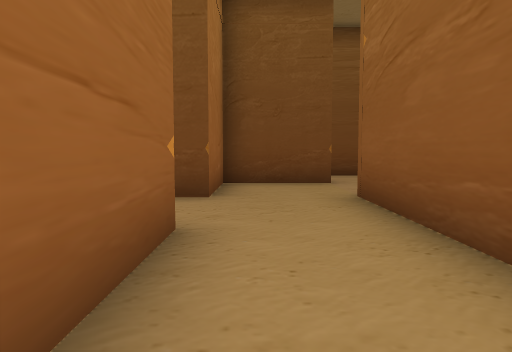
[1] (above)

24 first-person views from a walk through a scene from a Unity 3-D project. The camera is 0.72 m above the floor, tilts 4° down and sees 70° across. Doors are open. The floor is counted in squares, 1 m on a side. Each view is taken from the middle of a square. On the plan, view 1 faces up. The plan holds only what a view shows up to about 11 squares ahead; the rest is blank. The place goes on beyond the plan.

[2]
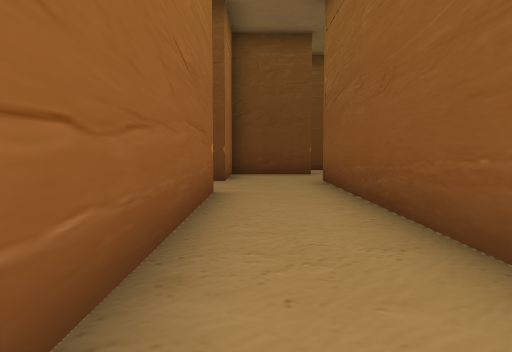

[3]
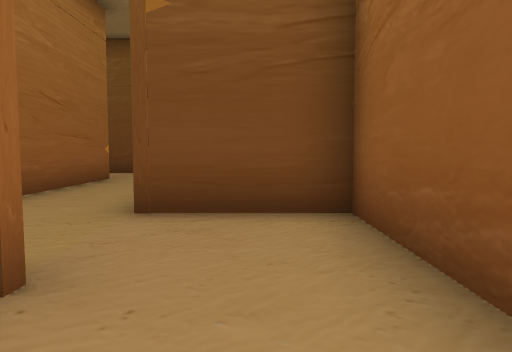

[4]
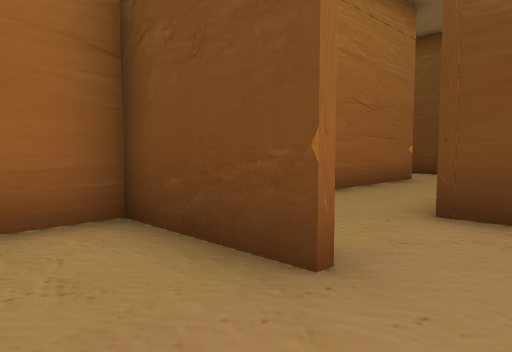

[5]
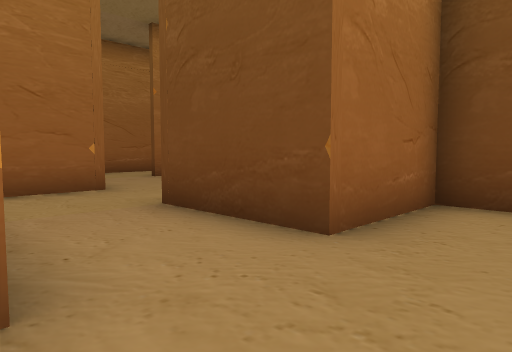

[6]
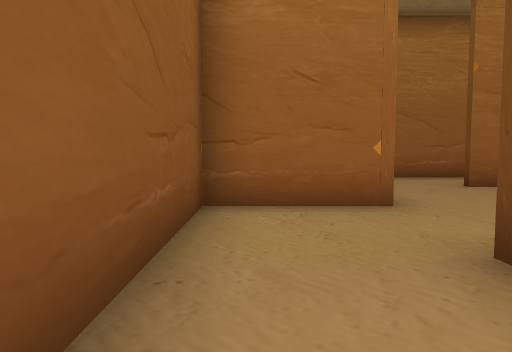

[7]
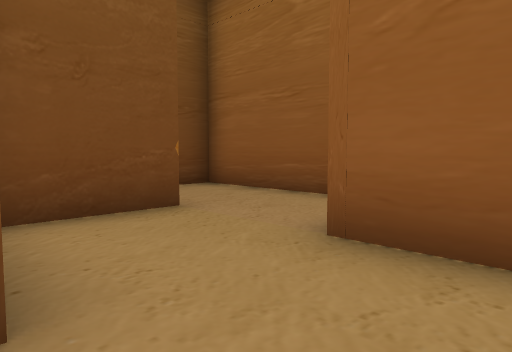

[8]
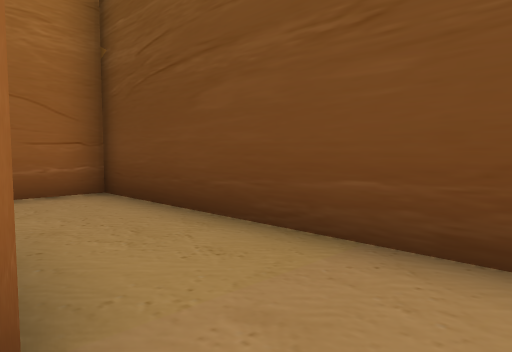

[9]
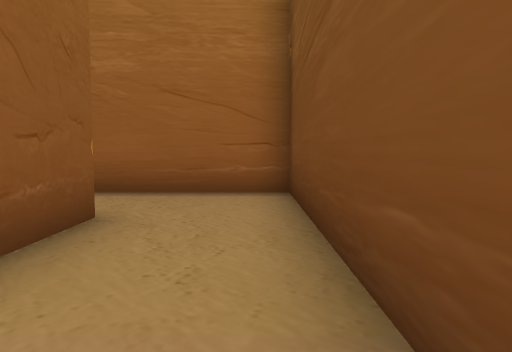

[10]
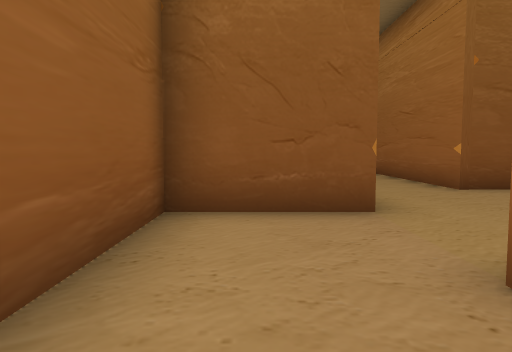

[11]
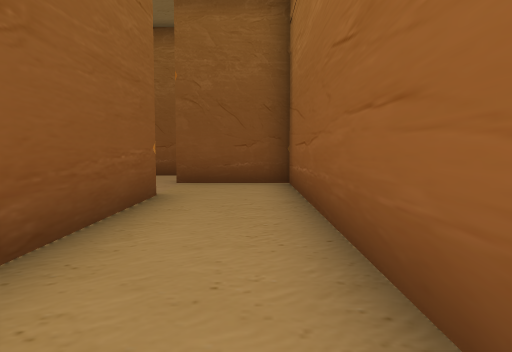

[12]
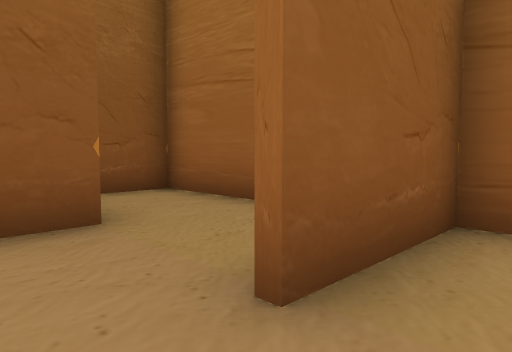

[13]
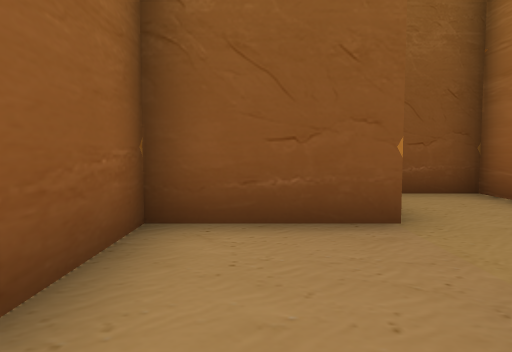

[14]
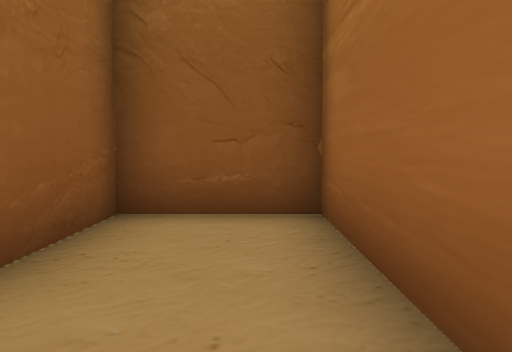

[15]
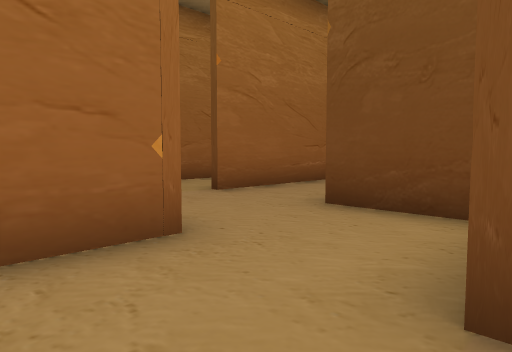

[16]
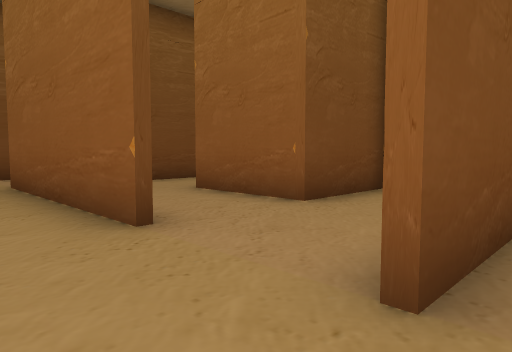

[17]
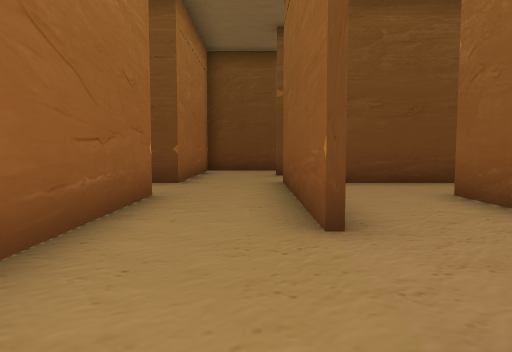

[18]
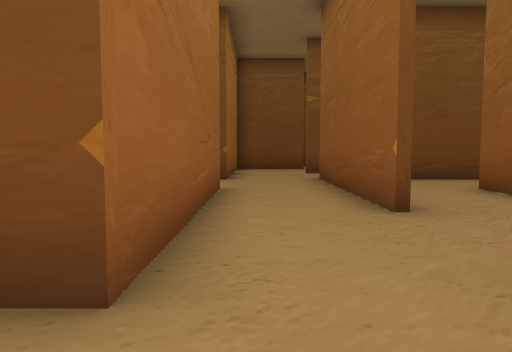

[19]
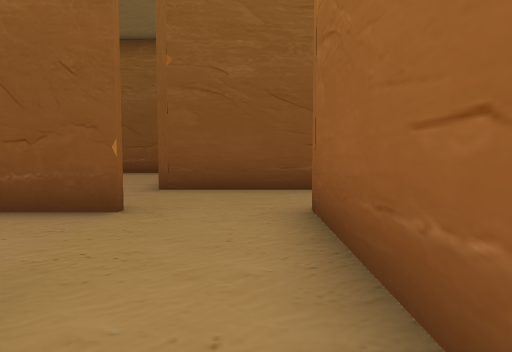

[20]
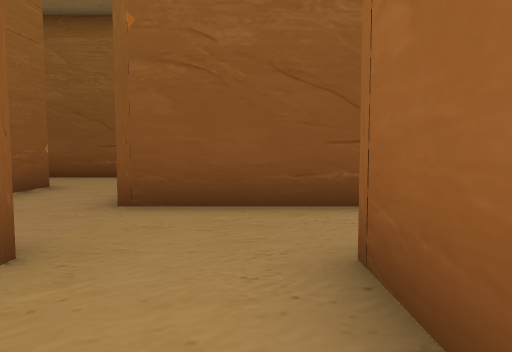

[21]
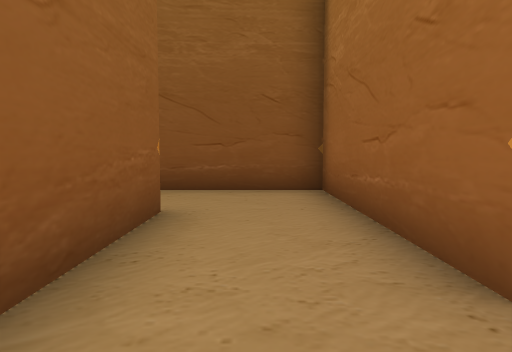

[22]
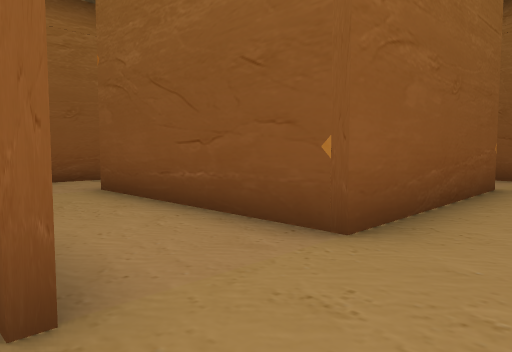

[23]
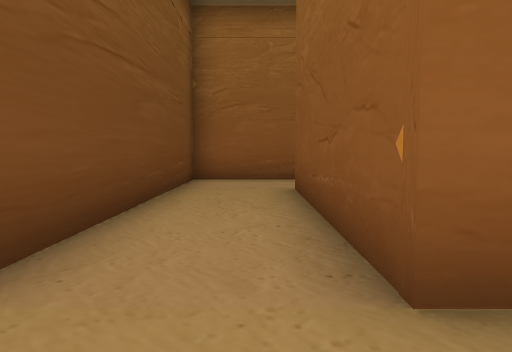

[24]
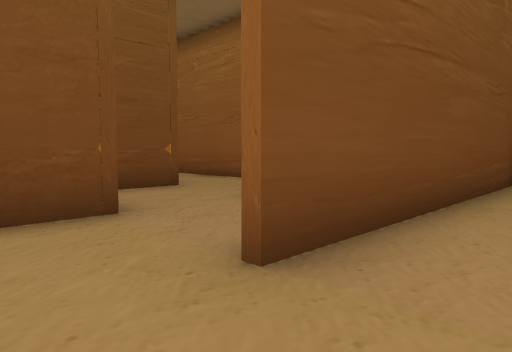

### Floor plan
Ten units are one square. View 1 is at (0, 0); x grows to the right and y downward. Boxes are objects, and circles mark ways between rooms. Rooms are numbered by the first view taken in them; rooms with no view inside come last. Other rooms are left out.
<svg viewBox="-119 -186 165 282">
<path fill="none" stroke="#000" d="M-7 -56 -35 -56M-59 -33 -7 -33 -7 39M-7 41 19 41M-57 -59 -57 -33M41 44 41 18 16 18 16 -58M15 66 41 66 41 44M19 42 -7 42M-7 39 -7 91 16 91 16 71M-10 -83 6 -83M41 -75 41 -106 -32 -106 -32 -71M-107 -66 -107 -56 -112 -56M-114 -33 -82 -33M-75 -56 -85 -56M-107 -110 -107 -66M-84 -81 -84 -133 -31 -133M-107 -160 -107 -131 -114 -131M-85 -58 -70 -58M-10 -122 -10 -155 -85 -155M-59 -6 -59 -33M-82 -33 -82 17 -55 17M-65 -56 -75 -56M-81 -181 -94 -181M16 -58 41 -58 41 -75M18 -81 -7 -81 -7 -56M-59 -81 -59 -109M-82 -106 -82 -81M-82 -118 -82 -106M-55 -131 -70 -131M-34 -81 -59 -81"/>
<circle cx="25" cy="40" r="3" fill="#2a7"/>
<circle cx="5" cy="-60" r="3" fill="#2a7"/>
<circle cx="-45" cy="-60" r="3" fill="#2a7"/>
<circle cx="25" cy="-80" r="3" fill="#2a7"/>
<circle cx="-95" cy="-60" r="3" fill="#2a7"/>
<circle cx="-80" cy="-45" r="3" fill="#2a7"/>
<circle cx="-95" cy="-160" r="3" fill="#2a7"/>
<circle cx="-80" cy="-75" r="3" fill="#2a7"/>
<circle cx="-70" cy="-95" r="3" fill="#2a7"/>
<circle cx="-60" cy="-70" r="3" fill="#2a7"/>
<text x="0" y="-20">1</text>
<text x="10" y="60">2</text>
<text x="0" y="-90">3</text>
<text x="-100" y="-50">4</text>
<text x="-90" y="-120">5</text>
<text x="-70" y="-10">6</text>
<text x="-90" y="-170">7</text>
<text x="10" y="-70">8</text>
<text x="-70" y="-80">9</text>
<text x="-70" y="-120">10</text>
<text x="-50" y="-70">11</text>
</svg>
Room 1 opens to room 2. Room 1 opens to room 8. Room 1 opens to room 11. Room 3 opens to room 8. Room 4 opens to room 5. Room 4 opens to room 6. Room 5 opens to room 7. Room 5 opens to room 9. Room 9 opens to room 10. Room 9 opens to room 11.

Where each view was taken, in squares from view 1:
view 1: 0 up, 0 right, facing up
view 2: 3 down, 0 right, facing up
view 3: 6 down, 3 right, facing up
view 4: 6 down, 3 right, facing up-left
view 5: 3 up, 1 right, facing up-left
view 6: 4 up, 1 left, facing left
view 7: 4 up, 1 left, facing up-right
view 8: 8 up, 3 right, facing up-left
view 9: 10 up, 3 right, facing left
view 10: 10 up, 3 right, facing down
view 11: 4 up, 0 right, facing down
view 12: 3 down, 3 right, facing down-left
view 13: 3 down, 3 right, facing down
view 14: 5 down, 0 right, facing down
view 15: 4 up, 3 left, facing up-left
view 16: 5 up, 10 left, facing up-right
view 17: 5 up, 9 left, facing up
view 18: 4 up, 10 left, facing up
view 19: 10 up, 10 left, facing down
view 20: 8 up, 10 left, facing down
view 21: 5 up, 7 left, facing down
view 22: 16 up, 10 left, facing down-right
view 23: 14 up, 10 left, facing right
view 24: 14 up, 10 left, facing up-right
